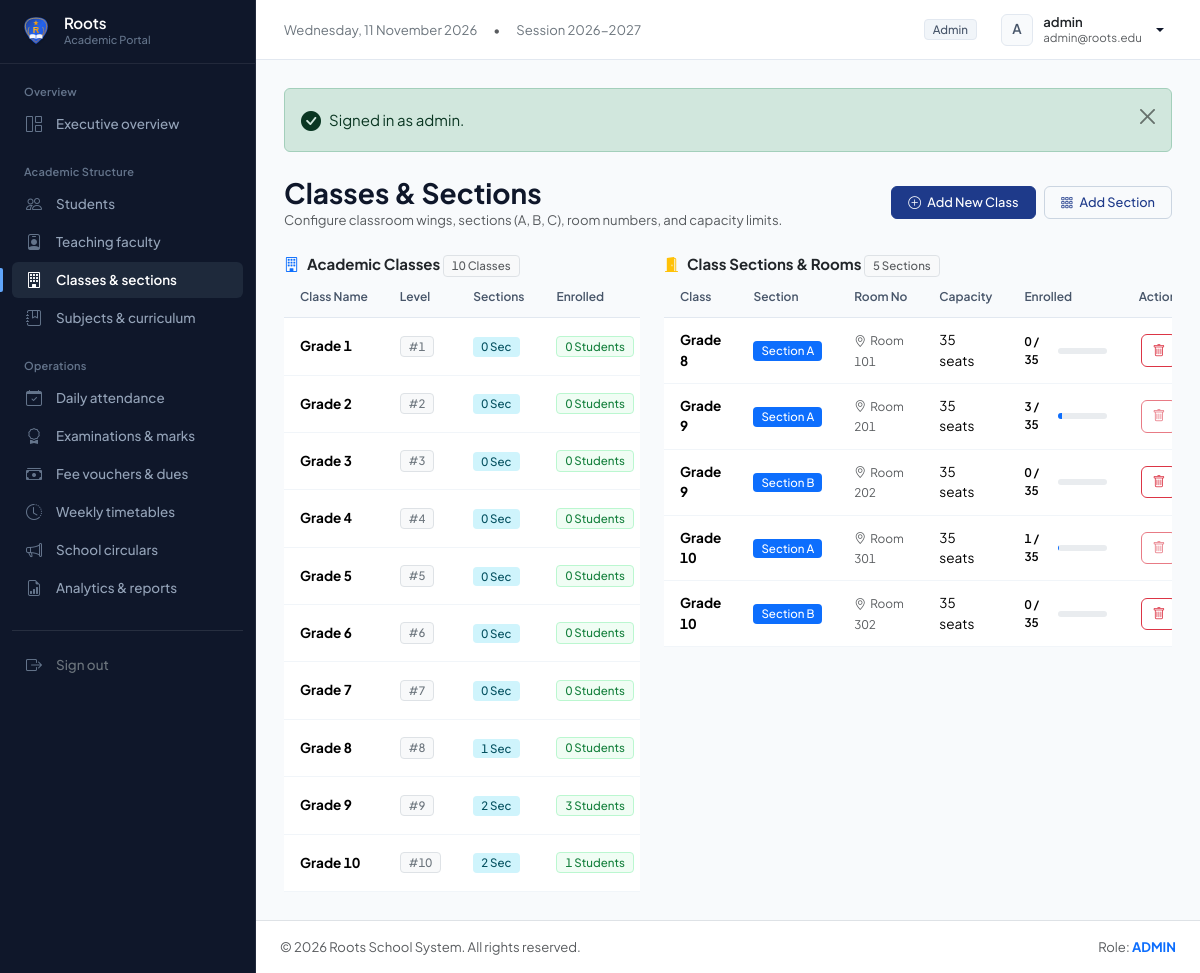
The page /admin/classes.php (signed in) on the database its author committed.
### tables this page shows
CREATE TABLE `classes` (
    `id` INT AUTO_INCREMENT PRIMARY KEY,
    `class_name` VARCHAR(50) NOT NULL,
    `numeric_level` INT NOT NULL,
    `created_at` TIMESTAMP DEFAULT CURRENT_TIMESTAMP
);

CREATE TABLE `sections` (
    `id` INT AUTO_INCREMENT PRIMARY KEY,
    `class_id` INT NOT NULL,
    `section_name` VARCHAR(10) NOT NULL,
    `room_no` VARCHAR(20) DEFAULT NULL,
    `capacity` INT DEFAULT 40,
    FOREIGN KEY (`class_id`) REFERENCES `classes`(`id`) ON DELETE CASCADE,
    UNIQUE KEY `unique_class_section` (`class_id`, `section_name`)
);

### admin/classes.php (the view, shortened to what this page needs)
<?php
require_once __DIR__ . '/../includes/header.php';
$pdo = getDB();
$classes = $pdo->query("
    SELECT c.*,
           COUNT(DISTINCT s.id) AS student_count,
           COUNT(DISTINCT sec.id) AS section_count
    FROM classes c
    LEFT JOIN students s ON c.id = s.class_id AND s.status = 'active'
    LEFT JOIN sections sec ON c.id = sec.class_id
    GROUP BY c.id
    ORDER BY c.numeric_level ASC
")->fetchAll();
$sections = $pdo->query("
    SELECT sec.*, c.class_name,
           COUNT(s.id) AS enrolled_students
    FROM sections sec
    JOIN classes c ON sec.class_id = c.id
    LEFT JOIN students s ON sec.id = s.section_id AND s.status = 'active'
    GROUP BY sec.id
    ORDER BY c.numeric_level ASC, sec.section_name ASC
")->fetchAll();
?>
<div class="d-flex flex-column flex-sm-row justify-content-between align-items-sm-center gap-2 mb-4">
    <div>
        <h3 class="fw-bold text-navy mb-0">Classes &amp; Sections</h3>
        <p class="text-muted small mb-0">Configure classroom wings, sections (A, B, C), room numbers, and capacity limits.</p>
    </div>
    <div class="d-flex gap-2">
        <button class="btn btn-primary btn-sm px-3 shadow-sm" data-bs-toggle="modal" data-bs-target="#addClassModal">
            <i class="bi bi-plus-circle me-1"></i> Add New Class
        </button>
        <button class="btn btn-outline-primary btn-sm px-3 shadow-sm" data-bs-toggle="modal" data-bs-target="#addSectionModal">
            <i class="bi bi-grid-3x3-gap me-1"></i> Add Section
        </button>
    </div>
</div>
<div class="row g-4">
    <div class="col-12 col-lg-5">
        <div class="content-card h-100">
            <div class="content-card-header">
                <span class="fw-bold text-dark"><i class="bi bi-building text-primary me-2"></i>Academic Classes</span>
                <span class="badge bg-light text-muted border"><?php echo count($classes); ?> Classes</span>
            </div>
            <div class="table-responsive">
                <table class="table table-custom align-middle mb-0">
                    <thead>
                        <tr>
                            <th>Class Name</th>
                            <th>Level</th>
                            <th>Sections</th>
                            <th>Enrolled</th>
                        </tr>
                    </thead>
                    <tbody>
                        <?php if (!empty($classes)): ?>
                            <?php foreach ($classes as $c): ?>
                                <tr>
                                    <td><strong class="text-navy"><?php echo htmlspecialchars($c['class_name']); ?></strong></td>
                                    <td><span class="badge bg-light text-secondary border">#<?php echo $c['numeric_level']; ?></span></td>
                                    <td><span class="badge bg-info-subtle text-info-emphasis"><?php echo $c['section_count']; ?> Sec</span></td>
                                    <td><span class="badge bg-success-subtle text-success"><?php echo $c['student_count']; ?> Students</span></td>
                                </tr>
                            <?php endforeach; ?>
                        <?php else: ?>
                            <tr><td colspan="5" class="text-center py-4 text-muted">No classes configured yet.</td></tr>
                        <?php endif; ?>
                    </tbody>
                </table>
            </div>
        </div>
    </div>
    <div class="col-12 col-lg-7">
        <div class="content-card h-100">
            <div class="content-card-header">
                <span class="fw-bold text-dark"><i class="bi bi-door-open-fill text-warning me-2"></i>Class Sections &amp; Rooms</span>
                <span class="badge bg-light text-muted border"><?php echo count($sections); ?> Sections</span>
            </div>
            <div class="table-responsive">
                <table class="table table-custom align-middle mb-0">
                    <thead>
                        <tr>
                            <th>Class</th>
                            <th>Section</th>
                            <th>Room No</th>
                            <th>Capacity</th>
                            <th>Enrolled</th>
                            <th class="text-end">Action</th>
                        </tr>
                    </thead>
                    <tbody>
                        <?php if (!empty($sections)): ?>
                            <?php foreach ($sections as $sec):
                                $occupancyPct = ($sec['capacity'] > 0) ? round(($sec['enrolled_students'] / $sec['capacity']) * 100) : 0;
                            ?>
                                <tr>
                                    <td><strong><?php echo htmlspecialchars($sec['class_name']); ?></strong></td>
                                    <td><span class="badge bg-primary px-2.5 py-1">Section <?php echo htmlspecialchars($sec['section_name']); ?></span></td>
                                    <td><span class="text-muted small"><i class="bi bi-geo-alt me-1"></i><?php echo htmlspecialchars($sec['room_no'] ?? 'N/A'); ?></span></td>
                                    <td><?php echo $sec['capacity']; ?> seats</td>
                                    <td>
                                        <div class="d-flex align-items-center gap-2">
                                            <span class="small fw-semibold"><?php echo $sec['enrolled_students']; ?> / <?php echo $sec['capacity']; ?></span>
                                            <div class="progress flex-fill" style="height: 6px; width: 60px;">
                                                <div class="progress-bar <?php echo ($occupancyPct >= 90) ? 'bg-danger' : 'bg-primary'; ?>" style="width: <?php echo min(100, $occupancyPct); ?>%;"></div>
                                            </div>
                                        </div>
                                    </td>
                                    <td class="text-end">
                                        <form method="POST" action="" class="d-inline" onsubmit="return confirm('Delete this section?');">
                                            <button type="submit" class="btn btn-sm btn-outline-danger" title="Delete Section" <?php echo ($sec['enrolled_students'] > 0) ? 'disabled' : ''; ?>>
                                                <i class="bi bi-trash"></i>
                                            </button>
                                        </form>
                                    </td>
                                </tr>
                            <?php endforeach; ?>
                        <?php else: ?>
                            <tr><td colspan="6" class="text-center py-4 text-muted">No sections configured yet.</td></tr>
                        <?php endif; ?>
                    </tbody>
                </table>
            </div>
        </div>
    </div>
</div>
<?php require_once __DIR__ . '/../includes/footer.php'; ?>

### assets/css/dashboard.css (style rules this page uses)
:root { --accent: #1e3a8a; --accent-hover: #172554; --accent-subtle: #f0f4fc; --surface-bg: #f8fafc; --surface-card: #ffffff; --surface-card-subtle: #f8fafc; --surface-sidebar: #0f172a; --surface-sidebar-hover: #1e293b; --surface-sidebar-active: #1e293b; --border-light: #e2e8f0; --border-subtle: #edf2f7; --border-sidebar: rgba(255, 255, 255, 0.08); --text-primary: #0f172a; --text-secondary: #475569; --text-muted: #64748b; --text-sidebar: #94a3b8; --text-sidebar-bright: #f8fafc; --success: #15803d; --success-bg: #f0fdf4; --success-border: #bbf7d0; --warning: #b45309; --warning-bg: #fffbeb; --warning-border: #fde68a; --danger: #b91c1c; --danger-bg: #fef2f2; --danger-border: #fecaca; --info: #0369a1; --info-bg: #f0f9ff; --info-border: #bae6fd; --radius-sm: 6px; --radius-md: 8px; --radius-lg: 10px; --shadow-sm: 0 1px 2px 0 rgba(15, 23, 42, 0.04); --shadow-md: 0 4px 6px -1px rgba(15, 23, 42, 0.05), 0 2px 4px -2px rgba(15, 23, 42, 0.03); }
*, *::before, *::after { box-sizing: border-box; }
body { font-family: 'Plus Jakarta Sans', -apple-system, BlinkMacSystemFont, "Segoe UI", Roboto, sans-serif; background-color: var(--surface-bg); color: var(--text-primary); font-size: 0.9375rem; line-height: 1.5; -webkit-font-smoothing: antialiased; -moz-osx-font-smoothing: grayscale; min-height: 100vh; }
.tabular-nums, .stat-value, .table td, .table th, .badge { font-variant-numeric: tabular-nums; font-feature-settings: "tnum" 1; }
.btn { font-size: 0.84rem; font-weight: 500; border-radius: var(--radius-sm); padding: 0.45rem 0.85rem; transition: background-color 0.15s ease, border-color 0.15s ease, color 0.15s ease; box-shadow: none !important; }
.btn-primary { background-color: var(--accent); border-color: var(--accent); color: #ffffff; }
.btn-outline-primary { color: var(--accent); border-color: #cbd5e1; background: transparent; }
.btn-sm { padding: 0.35rem 0.65rem; font-size: 0.8rem; }
.table { color: var(--text-primary); border-color: var(--border-light); font-size: 0.85rem; }
.table th { background-color: #f8fafc; color: var(--text-secondary); font-size: 0.75rem; font-weight: 600; text-transform: capitalize; border-bottom: 1px solid var(--border-light); padding: 0.7rem 1rem; white-space: nowrap; }
.table td { padding: 0.75rem 1rem; vertical-align: middle; border-bottom: 1px solid #f1f5f9; }
.badge { font-weight: 500; font-size: 0.72rem; padding: 0.25rem 0.5rem; border-radius: 4px; letter-spacing: 0; }
.badge.bg-success-subtle { background-color: var(--success-bg) !important; color: var(--success) !important; border: 1px solid var(--success-border); }

### rows shown on the page
classes: class_name "Grade 1", numeric_level "1", section_count "0", student_count "0"
classes: class_name "Grade 2", numeric_level "2", section_count "0", student_count "0"
classes: class_name "Grade 3", numeric_level "3", section_count "0", student_count "0"
classes: class_name "Grade 4", numeric_level "4", section_count "0", student_count "0"
classes: class_name "Grade 5", numeric_level "5", section_count "0", student_count "0"
classes: class_name "Grade 6", numeric_level "6", section_count "0", student_count "0"
classes: class_name "Grade 7", numeric_level "7", section_count "0", student_count "0"
classes: class_name "Grade 8", numeric_level "8", section_count "1", student_count "0"
classes: class_name "Grade 9", numeric_level "9", section_count "2", student_count "3"
classes: class_name "Grade 10", numeric_level "10", section_count "2", student_count "1"
sections: class.class_name "Grade 8", section_name "A", room_no "Room 101", capacity "35", enrolled_students "0"
sections: class.class_name "Grade 9", section_name "A", room_no "Room 201", capacity "35", enrolled_students "3"
sections: class.class_name "Grade 9", section_name "B", room_no "Room 202", capacity "35", enrolled_students "0"
sections: class.class_name "Grade 10", section_name "A", room_no "Room 301", capacity "35", enrolled_students "1"
sections: class.class_name "Grade 10", section_name "B", room_no "Room 302", capacity "35", enrolled_students "0"

### other values the page prints
APP_SHORT_NAME "Roots"
APP_YEAR "2026-2027"
$currentUser['role'] "Admin"
substr($currentUser['name'] ?? $currentUser['username'], 0, 1) "A"
$currentUser['name'] "admin"
$currentUser['email'] "admin@roots.edu"
$msg "Signed in as admin."
count($classes) "10"
count($sections) "5"
APP_NAME "Roots School System"
$currentUser['role'] "ADMIN"
